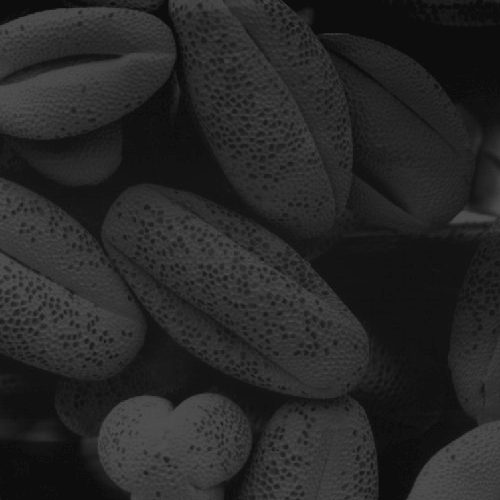
#> input picture CV/Images/top4.tif, 500 x 500 px
$ python prac6.py
#> lines starting #> are read from the running program, lines starting #| are printed output that depends on the picture
#Program 6
#Implement a Python program to display histogram for a given image and also display its equalizedhistogram.

import cv2
import matplotlib.pyplot as plt

img = cv2.imread('Images/top4.tif', 0)
#> img is the input picture: shape (500, 500); min 13, max 83, mean 38.7
cv2.imshow('image', img)
histr = cv2.calcHist([img], [0], None, [256], [0, 256])
#> histr = 256 values, max 17718 at index 13, min 0 at index 0, mean 976.6
plt.plot(histr)
plt.title('original')
plt.xlabel('intensity value')
plt.ylabel('number of pixels')
plt.show()
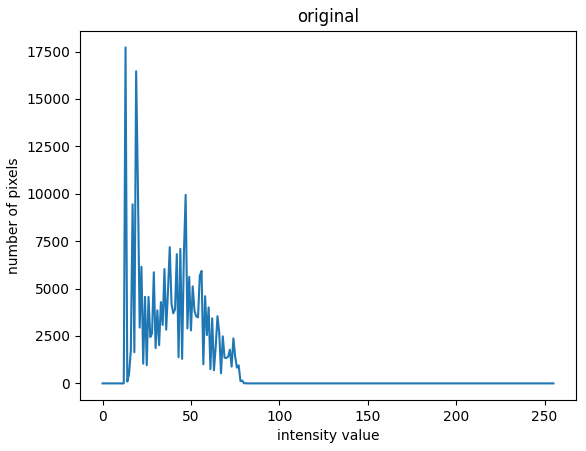
#> figure drawn by matplotlib, 1 panel; curve peaks at x = 13, y = 17718
'''plt.hist(img.reval(), 256, [0, 256]) #another way to plot histogram
plt.show()'''
'''histogram of color image
color = ('b', 'g', 'r')
for i in col in enumerate(color):
 histr = cv2.colHist([img], [i], None, [256], [0, 256])
 plt.plot(histr, color = col)
 plt.xlim([0, 256])
plt.show()'''
#histogram equalization
'''equ = cv2.calcHist(img)
cv2.imshow('equalized', equ)
histr = cv2.calcHist([equ], [0], None, [256], [0, 256])
plt.plot(histr)
plt.title('histogram equalization')
plt.xlabel('intensity value')
plt.ylabel('number of pixels')
plt.show()'''
'''plt.hist(equ.ravel(), 256, [0, 256]) #another way to plot histogram
plt.show()'''
cv2.waitKey(0)
cv2.destroyAllWindows()
